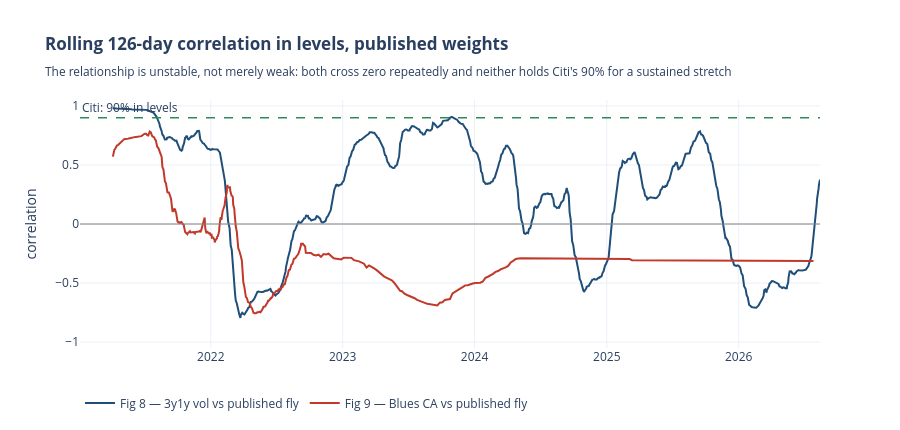

Notebook code cell kept with this figure:
### Markdown cell above
### Rolling 6-month correlation

A single full-sample correlation cannot distinguish "the relationship decayed"
from "the relationship was never there". This can.

### Code cell
RC8 = CF.rolling_corr(F8["vol_bp"], FLY8_PUB, window=CFG.roll_window,
                      min_periods=CFG.roll_min_periods)
RC9 = CF.rolling_corr(F9["ca_bp"], FLY9_PUB, window=CFG.roll_window,
                      min_periods=CFG.roll_min_periods)

figrc = go.Figure()
_line(figrc, RC8, "Fig 8 — 3y1y vol vs published fly", PALETTE["lhs"], width=2.0)
_line(figrc, RC9, "Fig 9 — Blues CA vs published fly", PALETTE["pub"], width=2.0)
figrc.add_hline(y=0.90, line=dict(color=PALETTE["refit"], width=1.4, dash="dash"),
                annotation_text="Citi: 90% in levels", annotation_position="top left")
figrc.add_hline(y=0.0, line=dict(color=PALETTE["zero"], width=1))
figrc.update_layout(
    title=(f"<b>Rolling {CFG.roll_window}-day correlation in levels, published weights</b>"
           "<br><sub>The relationship is unstable, not merely weak: both cross "
           "zero repeatedly and neither holds Citi's 90% for a sustained stretch</sub>"),
    yaxis=dict(title="correlation", range=[-1.05, 1.05]),
    template="plotly_white", height=430,
    legend=dict(orientation="h", yanchor="bottom", y=-0.28, x=0))
figrc.show()

print(f"Fig 8 rolling corr: median {RC8.median():+.2f}, "
      f"{100 * (RC8 > 0.9).mean():.1f}% of days above +0.90, "
      f"{100 * (RC8 < 0).mean():.1f}% below zero")
print(f"Fig 9 rolling corr: median {RC9.median():+.2f}, "
      f"{100 * (RC9 > 0.9).mean():.1f}% of days above +0.90, "
      f"{100 * (RC9 < 0).mean():.1f}% below zero")

### Figure 1 — Plotly figure (JSON) as saved in the notebook; plotly's stock layout.template omitted (floating-point values rounded to 4 significant figures; data arrays with more than 128 entries replaced by an {"elided": "..."} marker saying what was removed)
{"data": [{"connectgaps": false, "line": {"color": "#1f4e79", "width": 2.0}, "mode": "lines", "name": "Fig 8 — 3y1y vol vs published fly", "type": "scatter", "x": {"elided": "1403 str values"}, "y": {"elided": "1403 float values"}, "yaxis": "y"}, {"connectgaps": false, "line": {"color": "#c0392b", "width": 2.0}, "mode": "lines", "name": "Fig 9 — Blues CA vs published fly", "type": "scatter", "x": {"elided": "503 str values"}, "y": {"elided": "503 float values"}, "yaxis": "y"}], "layout": {"annotations": [{"showarrow": false, "text": "Citi: 90% in levels", "x": 0, "xanchor": "left", "xref": "x domain", "y": 0.9, "yanchor": "bottom", "yref": "y"}], "height": 430, "legend": {"orientation": "h", "x": 0, "y": -0.28, "yanchor": "bottom"}, "shapes": [{"line": {"color": "#2e8b57", "dash": "dash", "width": 1.4}, "type": "line", "x0": 0, "x1": 1, "xref": "x domain", "y0": 0.9, "y1": 0.9, "yref": "y"}, {"line": {"color": "#888888", "width": 1}, "type": "line", "x0": 0, "x1": 1, "xref": "x domain", "y0": 0.0, "y1": 0.0, "yref": "y"}], "title": {"text": "<b>Rolling 126-day correlation in levels, published weights</b><br><sub>The relationship is unstable, not merely weak: both cross zero repeatedly and neither holds Citi's 90% for a sustained stretch</sub>"}, "yaxis": {"range": [-1.05, 1.05], "title": {"text": "correlation"}}}}
